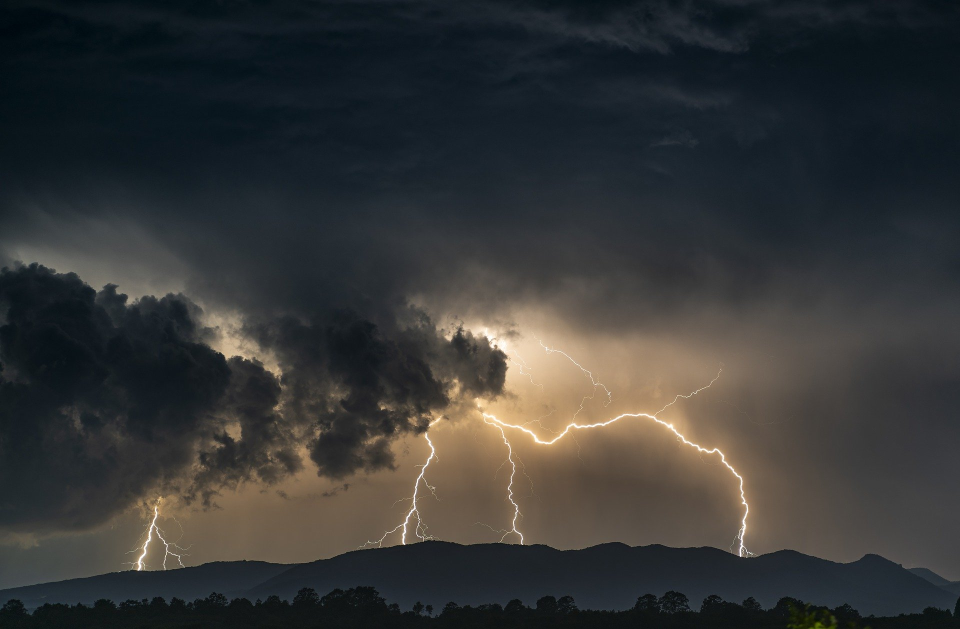
#> input picture Lesson1_dev/Game_Pictures/thunder.jpg, 1920 x 1258 px, found by its file name (shown at 1/2 size)
$ python lesson1_complete.py
#> lines starting #> are read from the running program, lines starting #| are printed output that depends on the picture
# -*- coding: utf-8 -*-
"""
Created on Fri Apr 10 13:23:03 2020

Reset spyder settings (plotting in automatic)

File and Variable explorer are useful!

We can actually run things in the bottom right just via the console (a bit like jupyter!)

@author: George
"""

#%%
#this part of the code is text

#print hello world
print('Hello World!')

#print names and ages with format and without
names = ['George','Hatty']
ages = [24,21]
print(names[0],' is ',ages[0])
print('{} is {} 20 years old'.format(names[1],ages[1]))

#take the sum of the two ages
print(ages[0] + ages[1])

#%%
#What are some game characters?
chars = ['Mario','Luigi','Princess']

#add one more
chars.append('Toad')

#make a for loop and output the first letter of each name of character
for char in chars:
    print(char,'s first letter is',char[0])

#%%
#import numpy, using nothing, as and from. floor and ceiling are two good examples
import numpy
x,y = 10.8,22.4
print(numpy.ceil(x))
print(numpy.floor(y))

import numpy as np
print(np.ceil(x/y))
print(np.floor(y/x))

#numpy array is NOT like a list!
array1 = np.array([1,3,2,5,2])
array2 = np.array([3.1,4,5.4,6.2,4.1])
print(array1 + array2)
print(array1/array2)

from numpy import ceil
print(ceil(array2))


#%% try using random another library
import random
print('three random numbers between 0 and 10')
for i in range(3):
    print(random.randint(0,10))

print('three random numbers between 20 and 25')
for i in range(3):
    print(random.randint(20,25))

print('three random numbers between 0 and 1')
for i in range(3):
    print(random.random())

#%% import os
import os

folder_path = os.getcwd()
print('This is where the computer is working:')
print(folder_path)

#show how to list the files, get the root of the files, make a new folder
files = os.listdir()
print('These are the files in the current folder:')
print(files)

#save the base directory and go forward one, then go back one.
os.chdir('Pictures')
pics_directory = os.getcwd()
print('Now we are in this directory:',pics_directory)
os.chdir('..')
print('Double .. gets rid of the last "/" so we go back to:',os.getcwd())

#go back two more and see where we are
os.chdir('..')
os.chdir('..')
print(os.getcwd())

#go all the way back into the pictures directory
os.chdir(pics_directory)
print(os.getcwd())

#go back to the old one
os.chdir('..')

#%% import PIL and a class called ImageOps
import PIL
from PIL import ImageOps

#list the direcctory in the console and then change to the picture file in your computer.
os.chdir('Pictures')

#save this directory as the pics_dir
pics_dir = os.getcwd()

#open image with PIL saved to an object and have a look in explorer window
image = PIL.Image.open('thunder.jpg')
#> image is the input picture: PIL image 1920x1258 RGB; mean R, G, B 53.6, 54.6, 54
image.show()

#show it. then play with resize and crop
pixels_x = 10
pixels_y = 10
image.resize((pixels_x,pixels_y)).show()
image.crop((0,0,pixels_x,pixels_y)).show()

pixels_x = 100
image.resize((pixels_x,pixels_y)).show()
image.crop((0,0,pixels_x,pixels_y)).show()

pixels_y = 500
image.resize((pixels_x,pixels_y)).show()
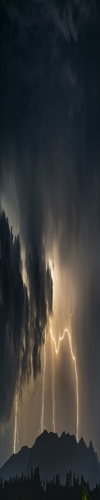
#> shown: PIL image 100x500 RGB; mean R, G, B 53.6, 54.6, 54
image.crop((0,0,pixels_x,pixels_y)).show()
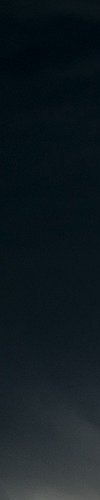
#> shown: PIL image 100x500 RGB; mean R, G, B 17, 27.2, 32.7

#%% save the dimensions using size()
image_width = image.size[0]
#> image_width = 1920
image_height = image.size[1]
#> image_height = 1258

#flappy bird doesn;t need a tall picture but we want a long one in x
new_height = 200
image.crop((0,500,image_width,500 + new_height)).show()
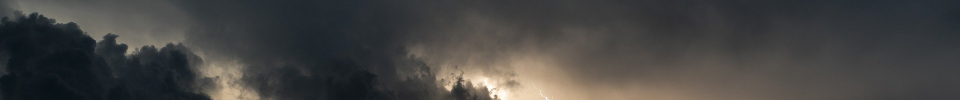
#> shown: PIL image 1920x200 RGB (shown at 1/2 size); mean R, G, B 68.8, 68, 66.4

#play around with using crop until we are happy with a 500 tall picture with x staying the same
new_height = 500
image.crop((0,500,image_width,500 + new_height)).show()
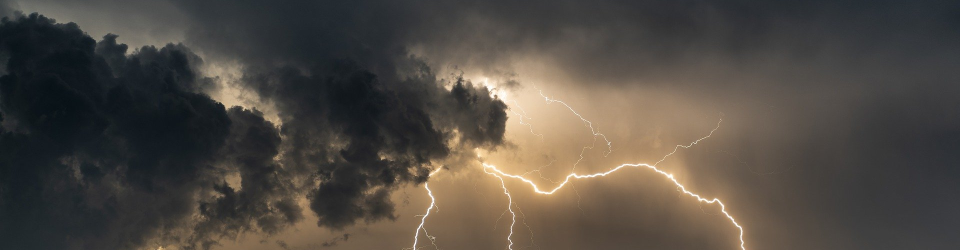
#> shown: PIL image 1920x500 RGB (shown at 1/2 size); mean R, G, B 81.5, 75.1, 67.8
image.crop((0,650,image_width,650 + new_height)).show()
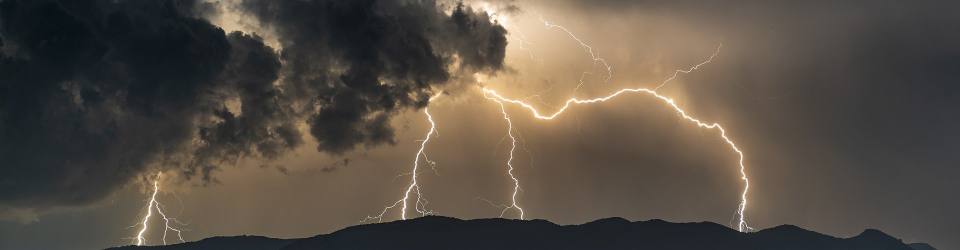
#> shown: PIL image 1920x500 RGB (shown at 1/2 size); mean R, G, B 86.8, 78.4, 68.8

thunder_image = image.crop((0,650,image_width,650 + new_height)).show()

#then make a new directory in the console called 'FB_pictures' - check in correct directory
os.chdir('..')
if 'FB_pictures' not in os.listdir():
    os.mkdir('FB_pictures')
os.chdir('FB_pictures')
FB_dir = os.getcwd()

#save the pictures in a list and open them in turn using a for loop!
pictures = ['countryside.jpg','city.jpg','sea.jpg']
images = [thunder_image]
for picture in pictures:
    images.append(PIL.Image.open(picture))
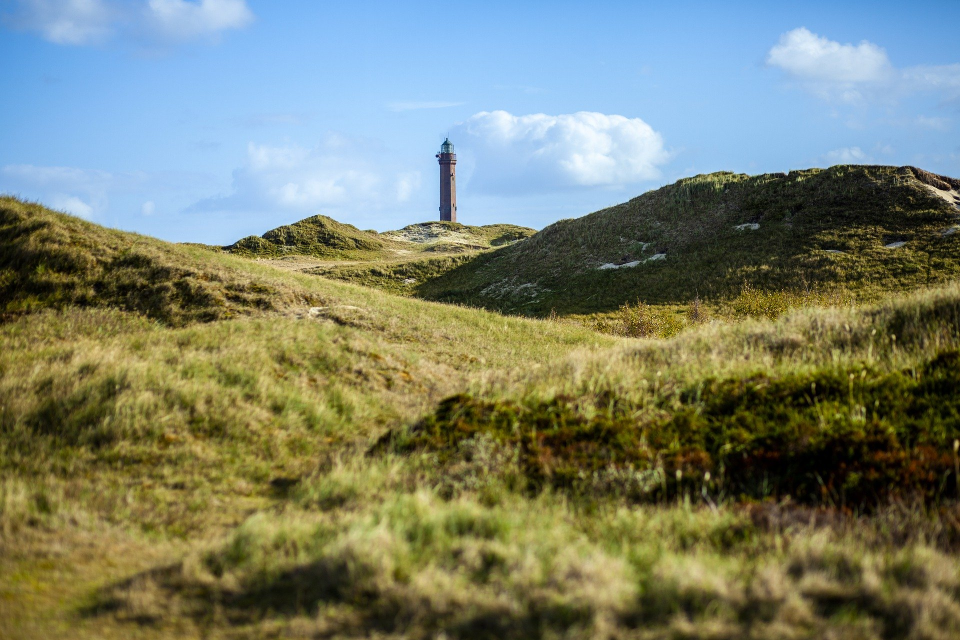
#> input picture Lesson1_dev/Game_Pictures/countryside.jpg, 1920 x 1280 px, found by its file name (shown at 1/2 size)

#%% now lets try opening the python image - PNG!
#> (the run stopped early here; a loop or call above may not have finished)
